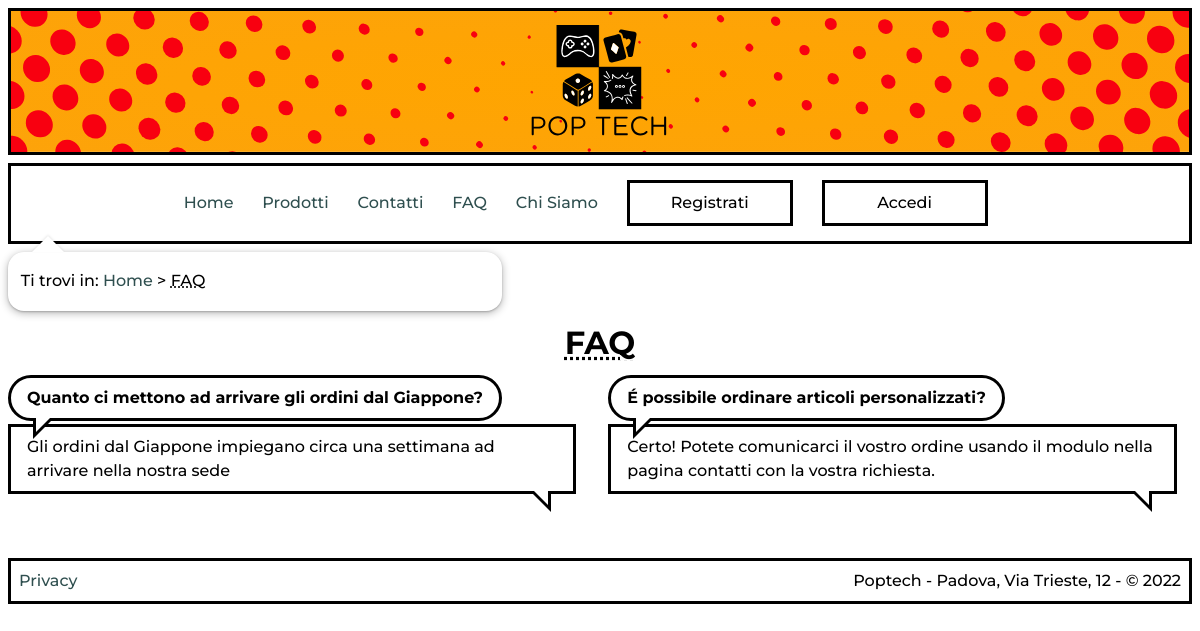
Page /FAQ.php on the earlier database version.
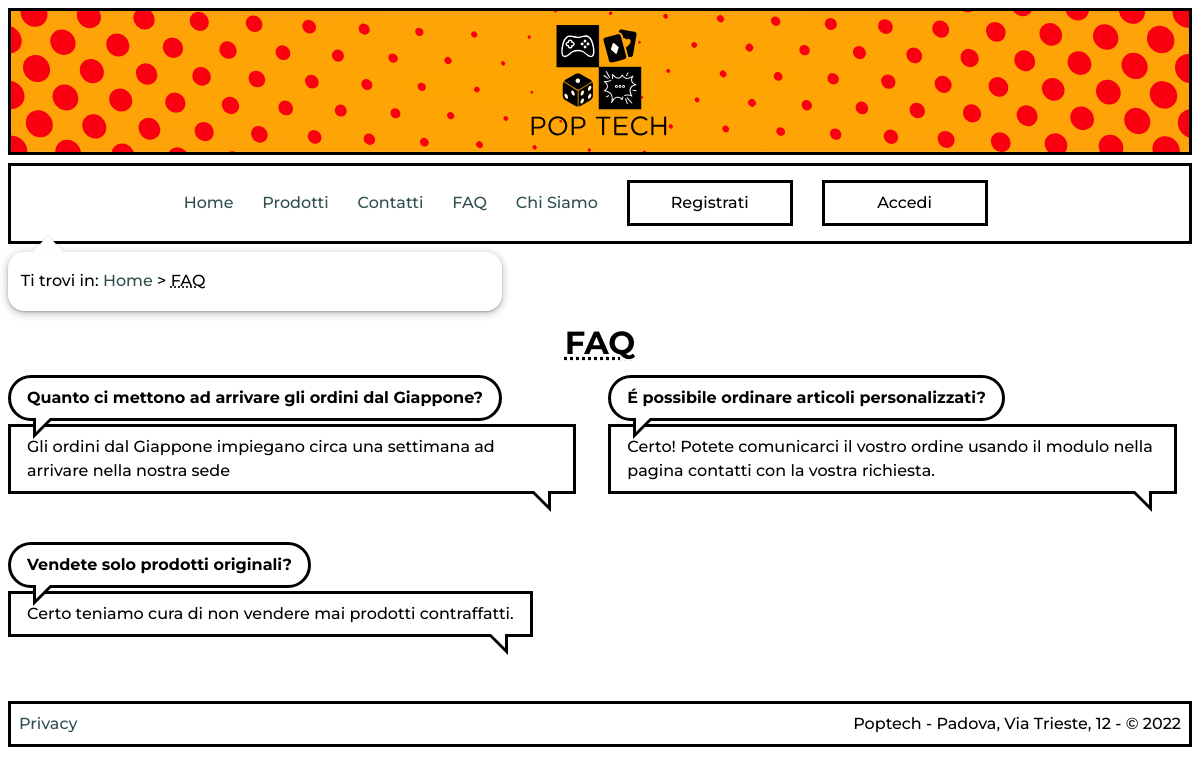
Same page on the later database version.
### tables this page shows
CREATE TABLE `faq` (
  `ID` int(10) UNSIGNED NOT NULL,
  `domanda` text NOT NULL,
  `risposta` text NOT NULL
);

### includes/connection.php (called while the page is built, shortened)
<?php
class DBAccess{
    private $connection;
    public function open_connection(){
        $this->connection = mysqli_connect(DBAccess::HOST_DB, DBAccess::USERNAME, DBAccess::PASSWORD, DBAccess::DATABASE_NAME);
        if(mysqli_connect_errno()) {
            echo "Errore di connessione al database: " . mysqli_connect_error();
            return false;
        }
        else{
            return true;
        }
    }
    public function exec_select_query($query){
        $res = mysqli_query($this->connection, $query) or die("Errore DB: ".mysqli_error($this->connection));
        if(mysqli_num_rows($res)==0){
            return array();
        }else{
            $resArray = array();
            while($row = mysqli_fetch_assoc($res)){
                array_push($resArray,$row);
            }
            return $resArray;
        }
    }
}
?>

### FAQ.php (the view, shortened to what this page needs)
<?php
    require_once "includes/connection.php";
    require_once "includes/utilities.php";
    $template = file_get_contents('layouts/layout.html');
    $pageID = 'FAQ';
    $title = "FAQ - Pop Tech";
    $breadcrumbs = '<p>Ti trovi in: <a href="/" lang="en">Home</a> > <abbr title="Frequently Asked Questions" lang="en">FAQ</abbr></p> ';
    $content = '<h1><abbr title="Frequently Asked Questions" lang="en">FAQ</abbr></h1>';
    $connection = new DBAccess;
    $content .= '<div class="faqRow">';
    if ($connection->open_connection()) {
        $faqs = $connection->exec_select_query('SELECT id, domanda, risposta FROM faq;');
        foreach($faqs as $faq){
            $content .= '<details open="">
                    <summary class="comic_box">'.parse_lang($faq['domanda']).'</summary>
                    <p class="comic_box2">'.parse_lang($faq['risposta']).'</p>
            </details>';
        }
        $content .= "</div>";
    }else{
        $content .= '<p class="error">I sistemi sono momentaneamente fuori servizio. Ci scusiamo per il disagio.</p>
        <img class="error_image" src="images/comic_error.png">';
    }
    $menu = get_menu();
    $template = str_replace('{{menu}}',$menu,$template);
    echo replace_in_page($template,$title,$pageID,$breadcrumbs,'keywords','description',$content);
?>

### includes/utilities.php (shortened to what this page needs)
<?php
require_once('connection.php');
function replace_in_page(String $html, String $title, String $id, String $breadcrumbs, String $keywords, String $description, String $content){
    $header = file_get_contents('./layouts/header.html');
    $html   = str_replace('{{header}}',$header,$html);
    $html = str_replace('{{title}}',$title,$html);
    $html = str_replace('{{keywords}}',$keywords,$html);
    $html = str_replace('{{description}}',$description,$html);
    $html = str_replace('{{pageID}}',$id,$html);
    $html = str_replace('{{breadcrumbs}}',$breadcrumbs,$html);
    $html = str_replace('{{content}}',$content,$html);
    $footer = file_get_contents('./layouts/footer.html');
    $html   = str_replace('{{footer}}',$footer,$html);
    return $html;
}
function parse_lang(String $string, bool $delete=false){
    if($delete){
        $replaceStart = '';
        $replaceEnd = '';
    }else{
        $replaceStart = '<span lang="${2}">';
        $replaceEnd = '</span>';
    }
    $string = preg_replace('/\[\/.{2}\]/', $replaceEnd, $string);
    $string = preg_replace('/(\[)(.*?)(\])/', $replaceStart, $string);
    return $string;
}
function get_menu(){
    $menu = '';
    $links = ["index.php","prodotti.php","contatti.php","FAQ.php","chiSiamo.html"];
    $names = ["Home","Prodotti","Contatti","FAQ","Chi Siamo"];
    $langs = ["en","","","en",""];
    $nLinks = count($links);
    $strToRemove = "/PopTech/";
    $currentPage = str_replace($strToRemove,"",$_SERVER['REQUEST_URI']);
    for($i=0;$i<$nLinks;$i++){
        if($currentPage==$links[$i] || ($currentPage=='' && $links[$i]=='index.php')){
            $menu .= '<li id="currentLink" '.(($langs[$i])?'lang="'.$langs[$i].'"':'').'>'.$names[$i].'</li>';
        }else{
            $menu .= '<li><a href="'.$links[$i].'" '.(($langs[$i])?'lang="'.$langs[$i].'"':'').'>'.$names[$i].'</a></li>';
        }
    }
    $menu .= '<li><a class="button" href="area-utente/registrazione.php">Registrati</a></li>';
    $menu .= '<li><a class="button" href="area-utente/login.php">Accedi</a></li>';
    return $menu;
}
?>

Differences in the rows shown:
added faq: domanda "Vendete solo prodotti originali?", risposta "Certo teniamo cura di non vendere mai prodotti contraffatti."
